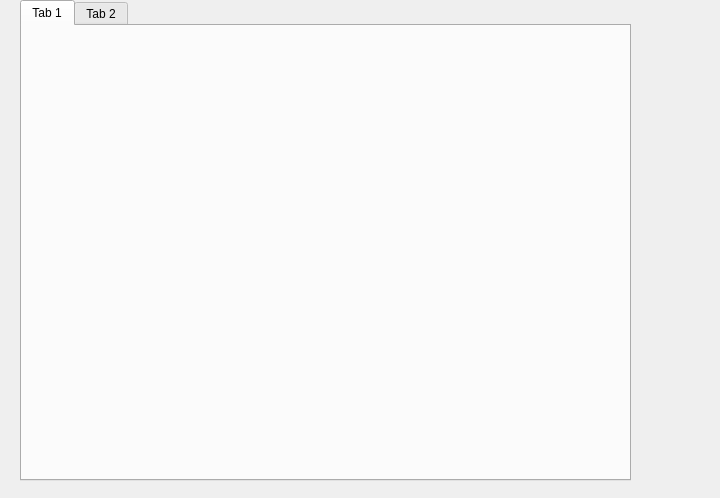
<?xml version="1.0" encoding="UTF-8"?>
<ui version="4.0">
 <class>Form</class>
 <widget class="QWidget" name="Form">
  <property name="geometry">
   <rect>
    <x>0</x>
    <y>0</y>
    <width>720</width>
    <height>498</height>
   </rect>
  </property>
  <property name="windowTitle">
   <string>Form</string>
  </property>
  <widget class="QTabWidget" name="tabWidget">
   <property name="geometry">
    <rect>
     <x>20</x>
     <y>0</y>
     <width>611</width>
     <height>481</height>
    </rect>
   </property>
   <property name="currentIndex">
    <number>0</number>
   </property>
   <widget class="QWidget" name="tab">
    <attribute name="title">
     <string>Tab 1</string>
    </attribute>
   </widget>
   <widget class="QWidget" name="tab_2">
    <attribute name="title">
     <string>Tab 2</string>
    </attribute>
   </widget>
  </widget>
 </widget>
 <tabstops>
  <tabstop>tabWidget</tabstop>
 </tabstops>
 <resources/>
 <connections/>
</ui>
